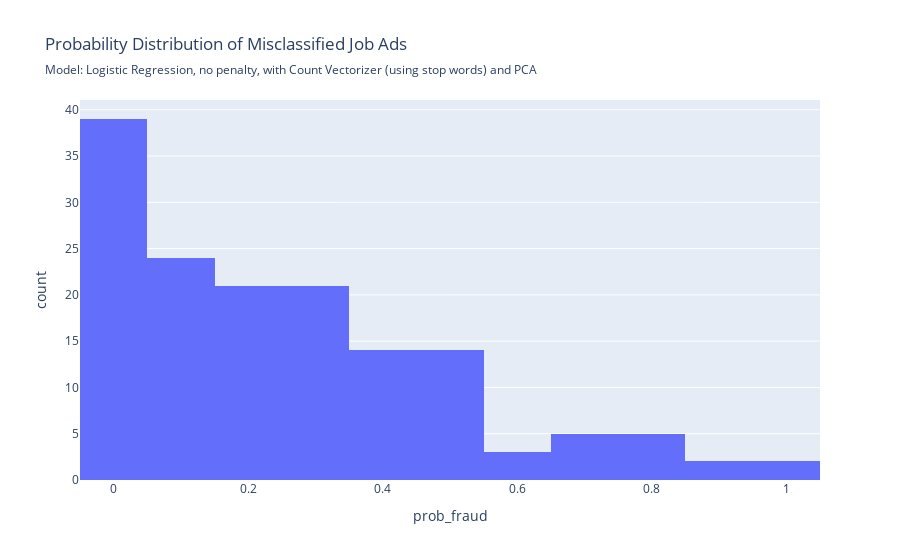

The notebook cell saved with this chart:
### Code cell
evaluate_model(model_log_pca_stop, X_test, y_test, 
               fig_subtitle= 'Model: Logistic Regression, no penalty, with Count Vectorizer (using stop words) and PCA', 
               short_name='log_stop_pca', save_figs=True)

### Figure 1 — Plotly figure (JSON) as saved in the notebook; plotly's stock layout.template omitted (floating-point values rounded to 4 significant figures; data arrays with more than 128 entries replaced by an {"elided": "..."} marker saying what was removed)
{"data": [{"bingroup": "x", "hovertemplate": "prob_fraud=%{x}<br>count=%{y}<extra></extra>", "legendgroup": "", "marker": {"color": "#636efa", "pattern": {"shape": ""}}, "name": "", "orientation": "v", "showlegend": false, "type": "histogram", "x": {"elided": "150 float values"}, "xaxis": "x", "yaxis": "y"}], "layout": {"barmode": "relative", "legend": {"tracegroupgap": 0}, "title": {"subtitle": {"text": "Model: Logistic Regression, no penalty, with Count Vectorizer (using stop words) and PCA"}, "text": "Probability Distribution of Misclassified Job Ads"}, "xaxis": {"anchor": "y", "domain": [0, 1], "title": {"text": "prob_fraud"}}, "yaxis": {"anchor": "x", "domain": [0, 1], "title": {"text": "count"}}}}
